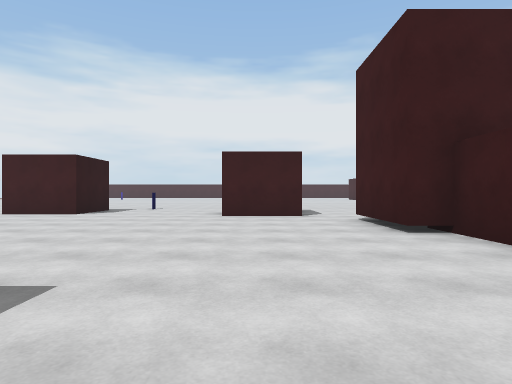
View 1 (above)

16 first-person views from a walk through a scene from a Unity 3-D project. The camera is 1.2 m above the floor, looks level and sees 75° across. The floor is counted in squares, 2 m on a side. Each view is taken from the middle of a square. On the plan, view 1 faces up. The plan holds only what a view shows up to about 10 squares ahead; the rest is blank. The place goes on beyond the plan. The player is left out. Surface patterns are stand-ins for the level's own textures.

View 2
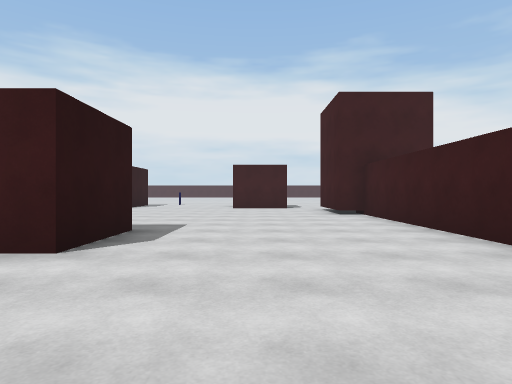

View 3
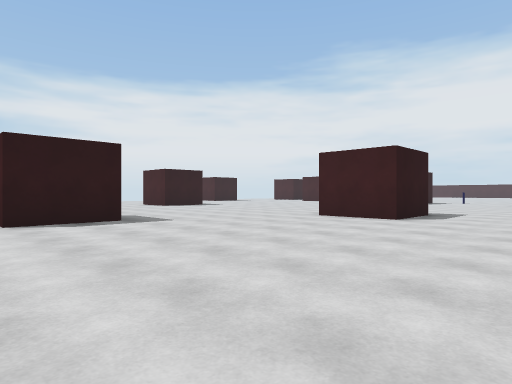

View 4
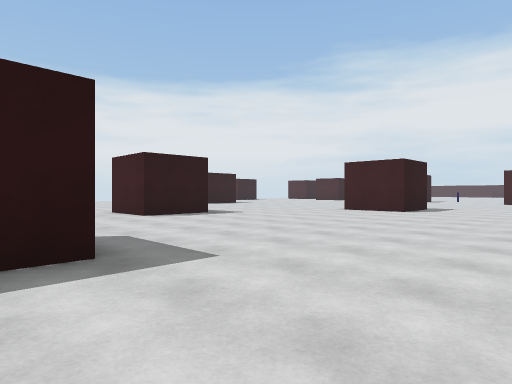

View 5
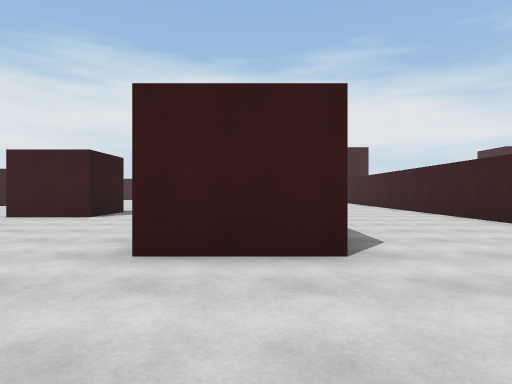

View 6
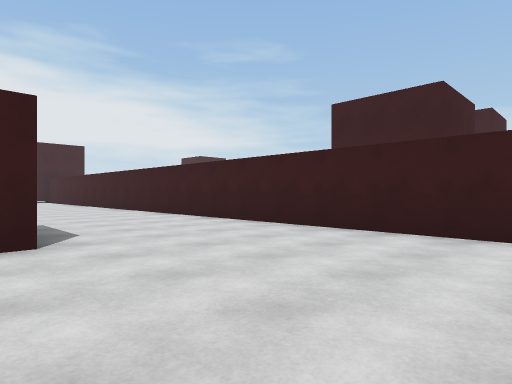

View 7
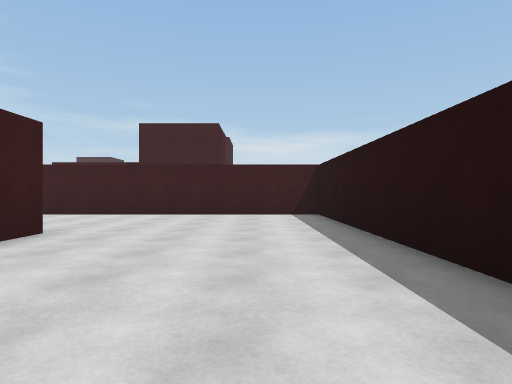

View 8
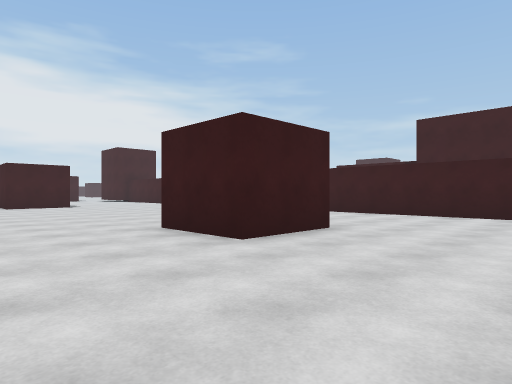

View 9
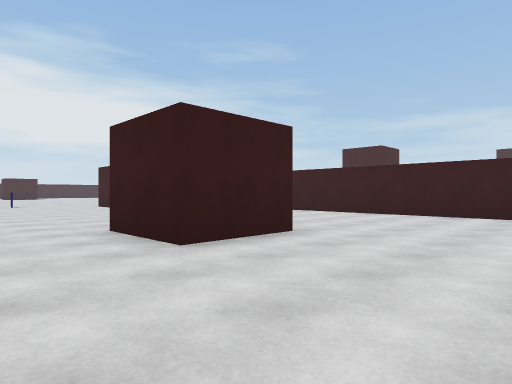

View 10
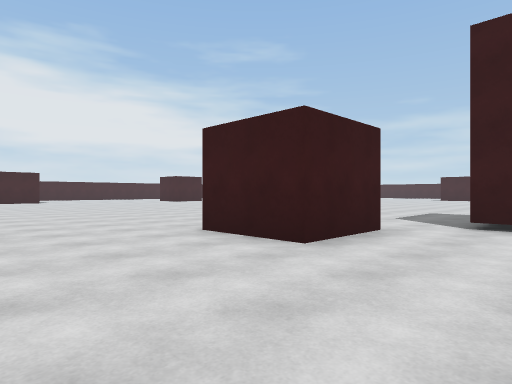

View 11
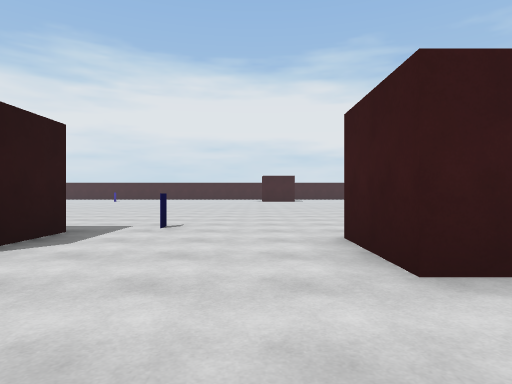

View 12
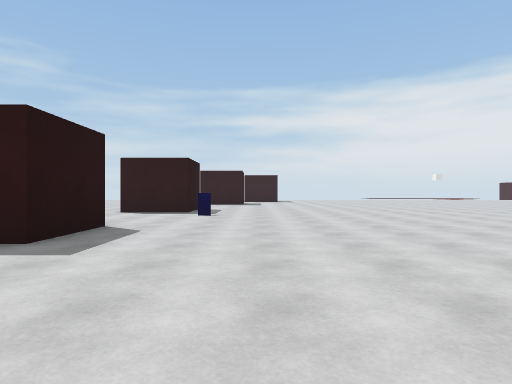

View 13
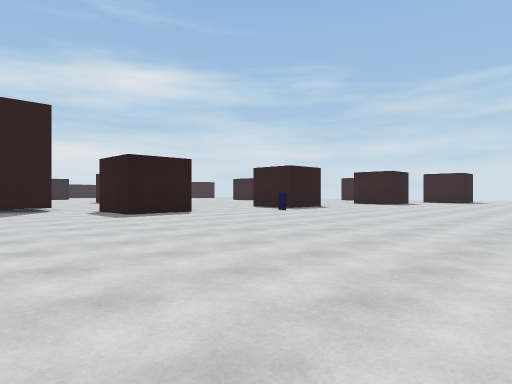

View 14
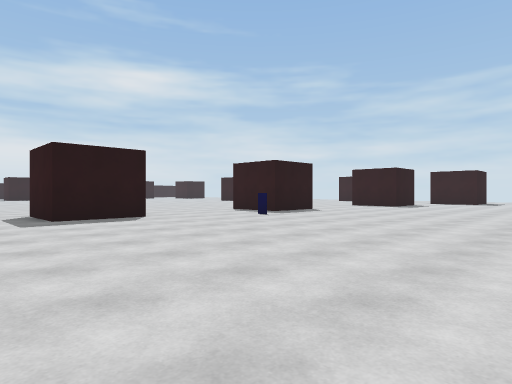

View 15
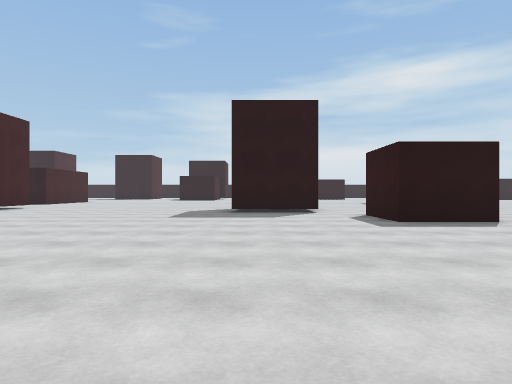

View 16
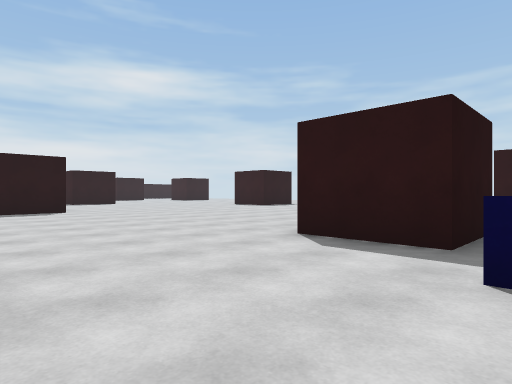

### Floor plan
Points are (right, up) in squares from view 1. A wall is a line through its corners. A room is listed if a view was taken in it or the views show most of it. See-through windows are left out.
Room 1 (views 1, 2, 3, 4, 5, 6, 7, 8, 9, 10, 11)
walls: (-5.9, -5) (-5.9, -7) (-6.5, -7); (2.9, -2.9) (2.9, 4.9) (2.2, 4.9) (2.2, 7.4); (-1.9, 1.2) (-1.9, -0.8) (-3.9, -0.8) (-3.9, 1.3) (-2.4, 1.3); (-1.1, -9.9) (-1.1, -10.6); (-1.1, -11.9) (-3.1, -11.9) (-3.1, -9.9); (1.1, 8.3) (-0.8, 8.3) (-0.8, 10.4); (-3.9, -16.7) (2.9, -16.7) (2.9, -5); (-4.9, 11) (-4.9, 9) (-6.5, 9)
ways out: opening at (-1.2, 10) to room 2
Room 2 (views 12, 13, 14, 15, 16)
walls: (2.2, 7.4) (4.8, 7.4); (-0.8, 10.4) (1.1, 10.4) (1.1, 8.3); (-6.5, 11) (-4.9, 11)
ways out: opening at (-1.2, 10) to room 1

Where each view was taken, in squares from view 1:
view 1: 0 up, 0 right, facing up
view 2: 4 down, 0 right, facing up
view 3: 8 down, 1 right, facing up-left
view 4: 11 down, 2 right, facing up-left
view 5: 15 down, 2 left, facing up
view 6: 16 down, 2 left, facing up-right
view 7: 15 down, 6 left, facing right
view 8: 15 down, 6 left, facing up-right
view 9: 4 down, 6 left, facing up-right
view 10: 6 up, 4 left, facing up-right
view 11: 6 up, 2 left, facing up
view 12: 13 up, 5 right, facing left
view 13: 19 up, 5 right, facing down-left
view 14: 18 up, 3 right, facing down-left
view 15: 17 up, 4 right, facing down
view 16: 12 up, 1 left, facing down-left
